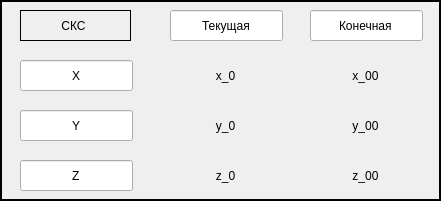
     <widget class="QFrame" name="frame">
      <property name="geometry">
       <rect>
        <x>0</x>
        <y>110</y>
        <width>441</width>
        <height>201</height>
       </rect>
      </property>
      <property name="frameShape">
       <enum>QFrame::Shape::Box</enum>
      </property>
      <property name="frameShadow">
       <enum>QFrame::Shadow::Plain</enum>
      </property>
      <property name="lineWidth">
       <number>2</number>
      </property>
      <widget class="QLineEdit" name="label_z_axis">
       <property name="geometry">
        <rect>
         <x>20</x>
         <y>160</y>
         <width>113</width>
         <height>31</height>
        </rect>
       </property>
       <property name="text">
        <string>Z</string>
       </property>
       <property name="alignment">
        <set>Qt::AlignmentFlag::AlignCenter</set>
       </property>
       <property name="readOnly">
        <bool>true</bool>
       </property>
      </widget>
      <widget class="QLineEdit" name="label_y_axis">
       <property name="geometry">
        <rect>
         <x>20</x>
         <y>110</y>
         <width>113</width>
         <height>31</height>
        </rect>
       </property>
       <property name="text">
        <string>Y</string>
       </property>
       <property name="alignment">
        <set>Qt::AlignmentFlag::AlignCenter</set>
       </property>
       <property name="readOnly">
        <bool>true</bool>
       </property>
      </widget>
      <widget class="QLineEdit" name="label_x_axis">
       <property name="geometry">
        <rect>
         <x>20</x>
         <y>60</y>
         <width>113</width>
         <height>31</height>
        </rect>
       </property>
       <property name="text">
        <string>X</string>
       </property>
       <property name="alignment">
        <set>Qt::AlignmentFlag::AlignCenter</set>
       </property>
       <property name="readOnly">
        <bool>true</bool>
       </property>
      </widget>
      <widget class="QLabel" name="label_z_value_final">
       <property name="geometry">
        <rect>
         <x>310</x>
         <y>160</y>
         <width>111</width>
         <height>31</height>
        </rect>
       </property>
       <property name="text">
        <string>z_00</string>
       </property>
       <property name="alignment">
        <set>Qt::AlignmentFlag::AlignCenter</set>
       </property>
      </widget>
      <widget class="QLabel" name="label_z_value_current">
       <property name="geometry">
        <rect>
         <x>170</x>
         <y>160</y>
         <width>111</width>
         <height>31</height>
        </rect>
       </property>
       <property name="text">
        <string>z_0</string>
       </property>
       <property name="alignment">
        <set>Qt::AlignmentFlag::AlignCenter</set>
       </property>
      </widget>
      <widget class="QLabel" name="label_y_value_final">
       <property name="geometry">
        <rect>
         <x>310</x>
         <y>110</y>
         <width>111</width>
         <height>31</height>
        </rect>
       </property>
       <property name="text">
        <string>y_00</string>
       </property>
       <property name="alignment">
        <set>Qt::AlignmentFlag::AlignCenter</set>
       </property>
      </widget>
      <widget class="QLineEdit" name="lineEdit_4">
       <property name="geometry">
        <rect>
         <x>170</x>
         <y>10</y>
         <width>113</width>
         <height>31</height>
        </rect>
       </property>
       <property name="text">
        <string>Текущая</string>
       </property>
       <property name="alignment">
        <set>Qt::AlignmentFlag::AlignCenter</set>
       </property>
       <property name="readOnly">
        <bool>true</bool>
       </property>
      </widget>
      <widget class="QLabel" name="label_x_value_final">
       <property name="geometry">
        <rect>
         <x>310</x>
         <y>60</y>
         <width>111</width>
         <height>31</height>
        </rect>
       </property>
       <property name="text">
        <string>x_00</string>
       </property>
       <property name="alignment">
        <set>Qt::AlignmentFlag::AlignCenter</set>
       </property>
      </widget>
      <widget class="QLabel" name="label_x_value_current">
       <property name="geometry">
        <rect>
         <x>170</x>
         <y>60</y>
         <width>111</width>
         <height>31</height>
        </rect>
       </property>
       <property name="text">
        <string>x_0</string>
       </property>
       <property name="alignment">
        <set>Qt::AlignmentFlag::AlignCenter</set>
       </property>
      </widget>
      <widget class="QLineEdit" name="lineEdit_3">
       <property name="geometry">
        <rect>
         <x>310</x>
         <y>10</y>
         <width>113</width>
         <height>31</height>
        </rect>
       </property>
       <property name="text">
        <string>Конечная</string>
       </property>
       <property name="alignment">
        <set>Qt::AlignmentFlag::AlignCenter</set>
       </property>
       <property name="readOnly">
        <bool>true</bool>
       </property>
      </widget>
      <widget class="QLabel" name="label_y_value_current">
       <property name="geometry">
        <rect>
         <x>170</x>
         <y>110</y>
         <width>111</width>
         <height>31</height>
        </rect>
       </property>
       <property name="text">
        <string>y_0</string>
       </property>
       <property name="alignment">
        <set>Qt::AlignmentFlag::AlignCenter</set>
       </property>
      </widget>
      <widget class="QFrame" name="frame_3">
       <property name="geometry">
        <rect>
         <x>20</x>
         <y>10</y>
         <width>111</width>
         <height>31</height>
        </rect>
       </property>
       <property name="frameShape">
        <enum>QFrame::Shape::Box</enum>
       </property>
       <property name="frameShadow">
        <enum>QFrame::Shadow::Plain</enum>
       </property>
       <widget class="QLabel" name="label_sksskd">
        <property name="geometry">
         <rect>
          <x>8</x>
          <y>5</y>
          <width>91</width>
          <height>21</height>
         </rect>
        </property>
        <property name="text">
         <string>СКС</string>
        </property>
        <property name="alignment">
         <set>Qt::AlignmentFlag::AlignCenter</set>
        </property>
       </widget>
      </widget>
     </widget>
